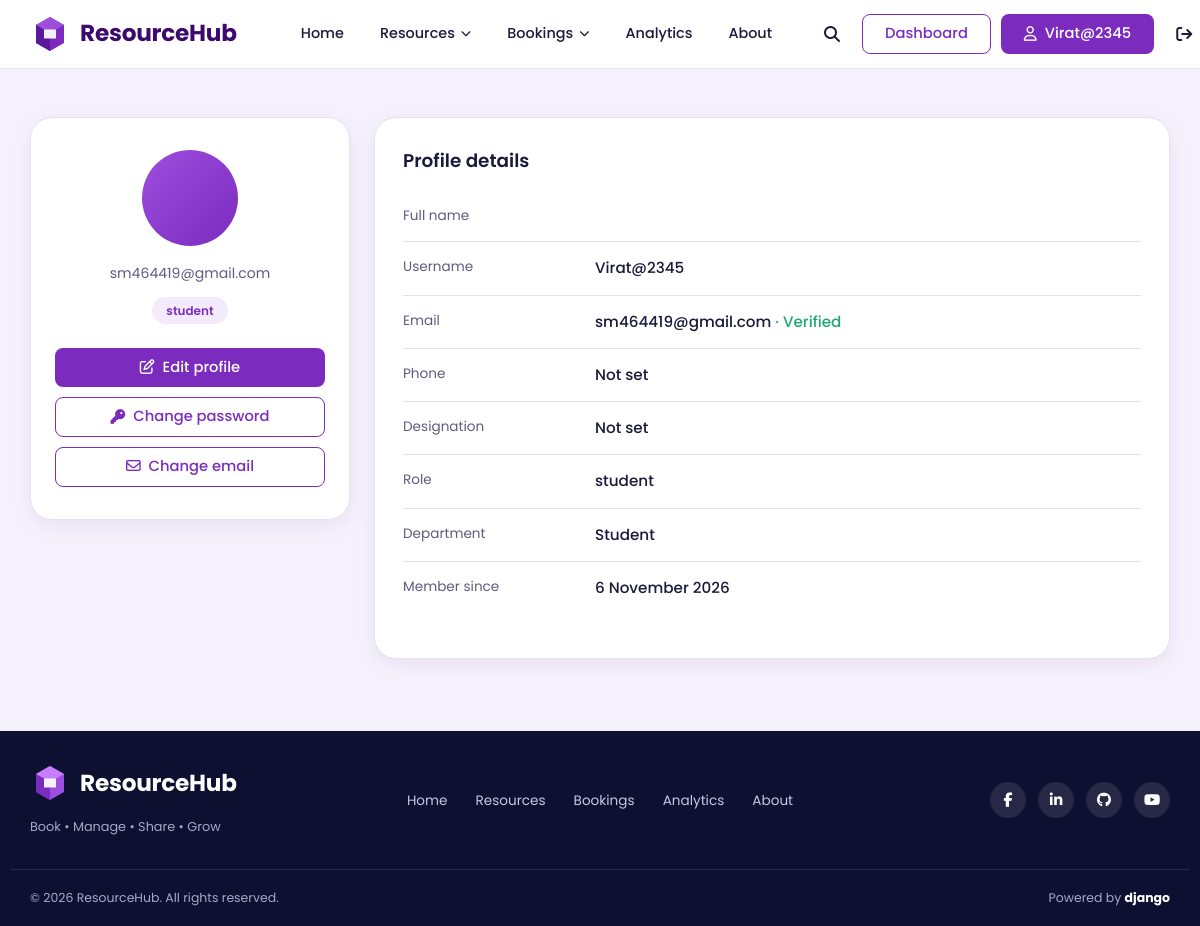
The page /accounts/profile/ (signed in) on the database its author committed.
### accounts/models.py (models this page shows, shortened)
class User(AbstractUser):
    ROLE_CHOICES = [
        ("student", "Student"),
        ("teacher", "Teacher"),
        ("admin", "Administrator"),
    ]
    email = models.EmailField(unique=True)
    role = models.CharField(
        max_length=20,
        choices=ROLE_CHOICES,
        default="student",
    )
    department = models.CharField(
        max_length=100,
        blank=True,
    )
    email_verified = models.BooleanField(default=False)

class Profile(models.Model):
    user = models.OneToOneField(
        settings.AUTH_USER_MODEL,
        on_delete=models.CASCADE,
        related_name="profile",
    )
    first_name = models.CharField(
        max_length=120,
        blank=True,
    )
    last_name = models.CharField(
        max_length=100,
        blank=True,
    )
    phone = models.CharField(
        max_length=20,
        blank=True,
    )
    profile_picture = models.ImageField(
        upload_to="profile_pictures/",
        blank=True,
        null=True,
    )
    designation = models.CharField(
        max_length=100,
        blank=True,
    )

### accounts/views.py (the view)
# urls.py: path("profile/", views.view_profile, name="profile"),
@login_required
def view_profile(request):
    profile, created = Profile.objects.get_or_create(
        user=request.user,
    )
    return render(
        request,
        "accounts/profile.html",
        {
            "profile": profile,
            "account": request.user,
        },
    )

### templates/accounts/profile.html (shortened to what this page needs)
{% extends 'core/base.html' %}
{% load static %}
{% block extra_css %}
  <link rel="stylesheet" href="{% static 'css/accounts.css' %}">
{% endblock %}
{% block content %}
<section class="profile-page">
  <div class="container profile-grid">
    <aside class="profile-card">
      <div class="avatar">
      </div>
      <p class="profile-email">{{ user.email }}</p>
      <span class="badge">{{ user.role|default:"Member" }}</span>
      <div class="profile-actions">
        <a class="btn btn-primary btn-block" href="{% url 'accounts:update_profile' %}"><i class="fa-regular fa-pen-to-square" aria-hidden="true"></i> Edit profile</a>
        <a class="btn btn-outline btn-block" href="{% url 'accounts:change_password' %}"><i class="fa-solid fa-key" aria-hidden="true"></i> Change password</a>
        <a class="btn btn-outline btn-block" href="{% url 'accounts:change_email' %}"><i class="fa-regular fa-envelope" aria-hidden="true"></i> Change email</a>
      </div>
    </aside>
    <div class="panel">
      <h2>Profile details</h2>
      <dl class="details">
        <div><dt>Full name</dt><dd>{{ display_name }}</dd></div>
        <div><dt>Username</dt><dd>{{ user.username }}</dd></div>
        <div>
          <dt>Email</dt>
          <dd>
            {{ user.email }}
            {% if user.email_verified %}<span class="verified">&middot; Verified</span>
            {% else %}<span class="unverified">&middot; Not verified</span>{% endif %}
          </dd>
        </div>
        <div><dt>Phone</dt><dd>{{ profile.phone|default:"Not set" }}</dd></div>
        <div><dt>Designation</dt><dd>{{ profile.designation|default:"Not set" }}</dd></div>
        <div><dt>Role</dt><dd>{{ user.role|default:"Not set" }}</dd></div>
        <div><dt>Department</dt><dd>{{ user.department|default:"Not set" }}</dd></div>
        <div><dt>Member since</dt><dd>{{ user.date_joined|date:"j F Y" }}</dd></div>
      </dl>
    </div>
  </div>
</section>
{% endblock %}

### templates/core/base.html (shortened to what this page needs)
{% load static %}
<!DOCTYPE html>
<html lang="en">
<head>
  <link rel="stylesheet" href="https://cdnjs.cloudflare.com/ajax/libs/font-awesome/6.5.2/css/all.min.css">
  <link rel="stylesheet" href="{% static 'css/master.css' %}">
  {% block extra_css %}{% endblock %}
</head>
<body>
  {% url 'sharings:shared_with_me' as shared_url %}
  {% url 'analytics:dashboard' as analytics_url %}
  {% url 'core:about' as about_url %}
  {% with app=request.resolver_match.app_name page=request.resolver_match.url_name %}
  <header class="site-header" id="siteHeader">
    <div class="container header-inner">
      <a href="/" class="brand" aria-label="ResourceHub home">
        <svg class="brand-mark" viewBox="0 0 40 40" width="40" height="40" aria-hidden="true">
          <path d="M20 3 34 11v18L20 37 6 29V11z" fill="#7B2CBF"/>
          <path d="M20 3 34 11 20 19 6 11z" fill="#9D4EDD"/>
          <path d="M20 19v18L6 29V11z" fill="#5A189A"/>
          <path d="M14 15.5h12v9H14z" fill="#fff" opacity=".92"/>
        </svg>
        <span class="brand-name">ResourceHub</span>
      </a>
      <div class="nav-panel">
        <nav aria-label="Main navigation">
          <ul class="nav-list">
            <li><a class="nav-link{% if page == 'home' %} active{% endif %}" href="/">Home</a></li>
            <li>
              <details class="has-dropdown">
                <summary class="nav-link{% if app == 'resources' %} active{% endif %}">
                  Resources <i class="fa-solid fa-chevron-down" aria-hidden="true"></i>
                </summary>
              </details>
            </li>
            {% if user.is_authenticated %}
            <li>
              <details class="has-dropdown">
                <summary class="nav-link{% if app == 'bookings' or app == 'checkin' or app == 'sharings' %} active{% endif %}">
                  Bookings <i class="fa-solid fa-chevron-down" aria-hidden="true"></i>
                </summary>
              </details>
            </li>
            {% else %}
            <li><a class="nav-link{% if app == 'bookings' %} active{% endif %}" href="{% url 'bookings:booking_list' %}">Bookings</a></li>
            {% endif %}
            <li><a class="nav-link{% if app == 'analytics' %} active{% endif %}" href="{{ analytics_url|default:'/' }}">Analytics</a></li>
            <li><a class="nav-link{% if page == 'about' %} active{% endif %}" href="{{ about_url|default:'/' }}">About</a></li>
          </ul>
        </nav>
        <div class="nav-tools">
          <label for="searchToggle" class="icon-btn" title="Search resources">
            <i class="fa-solid fa-magnifying-glass" aria-hidden="true"></i>
          </label>
          {% if user.is_authenticated %}
            <a class="btn btn-outline" href="{% url 'accounts:profile' %}">Dashboard</a>
            <a class="btn btn-primary" href="{% url 'accounts:profile' %}">
              <i class="fa-regular fa-user" aria-hidden="true"></i> {{ user.profile.first_name|default:user.username }}
            </a>
            <form method="post" action="{% url 'accounts:logout' %}" class="logout-form">
              <button type="submit" class="icon-btn" aria-label="Log out" title="Log out">
                <i class="fa-solid fa-arrow-right-from-bracket" aria-hidden="true"></i>
              </button>
            </form>
          {% else %}
            <a class="btn btn-outline" href="{% url 'accounts:login' %}">Login</a>
            <a class="btn btn-primary" href="{% url 'accounts:register' %}">Register</a>
          {% endif %}
        </div>
      </div>
    </div>
  </header>
  {% endwith %}
  <main id="main">
    {% block content %}{% endblock %}
  </main>
  <footer class="site-footer">
    <div class="container footer-inner">
      <div class="footer-brand">
        <a href="/" class="brand brand-light">
          <svg class="brand-mark" viewBox="0 0 40 40" width="40" height="40" aria-hidden="true">
            <path d="M20 3 34 11v18L20 37 6 29V11z" fill="#9D4EDD"/>
            <path d="M20 3 34 11 20 19 6 11z" fill="#C77DFF"/>
            <path d="M20 19v18L6 29V11z" fill="#7B2CBF"/>
            <path d="M14 15.5h12v9H14z" fill="#fff" opacity=".92"/>
          </svg>
          <span class="brand-name">ResourceHub</span>
        </a>
        <p class="footer-tagline">Book &bull; Manage &bull; Share &bull; Grow</p>
      </div>
      <nav class="footer-nav" aria-label="Footer navigation">
        <a href="/">Home</a>
        <a href="{% url 'resources:resource_list' %}">Resources</a>
        <a href="{% url 'bookings:booking_list' %}">Bookings</a>
        <a href="{{ analytics_url|default:'/' }}">Analytics</a>
        <a href="{{ about_url|default:'/' }}">About</a>
      </nav>
      <ul class="social">
        <li><a href="https://www.facebook.com/" target="_blank" rel="noopener noreferrer" aria-label="Facebook"><i class="fa-brands fa-facebook-f"></i></a></li>
        <li><a href="https://www.linkedin.com/" target="_blank" rel="noopener noreferrer" aria-label="LinkedIn"><i class="fa-brands fa-linkedin-in"></i></a></li>
        <li><a href="https://github.com/" target="_blank" rel="noopener noreferrer" aria-label="GitHub"><i class="fa-brands fa-github"></i></a></li>
        <li><a href="https://www.youtube.com/" target="_blank" rel="noopener noreferrer" aria-label="YouTube"><i class="fa-brands fa-youtube"></i></a></li>
      </ul>
    </div>
    <div class="container footer-bottom">
      <p>&copy; {% now "Y" %} ResourceHub. All rights reserved.</p>
      <p>Powered by <strong>django</strong></p>
    </div>
  </footer>
</body>
</html>

### static/css/master.css (style rules this page uses)
:root { --brand: #7B2CBF; --brand-dark: #5A189A; --brand-deep: #3C096C; --brand-light: #9D4EDD; --brand-soft: #F3EBFB; --lavender: #F6F2FD; --ink: #1B1A3B; --muted: #5E5C7E; --line: #E6E1F2; --white: #FFFFFF; --navy: #0D1030; --success: #1FA971; --warning: #D98A0B; --danger: #D64550; --radius-sm: 8px; --radius: 14px; --radius-lg: 22px; --shadow: 0 6px 24px rgba(60, 9, 108, .08); --shadow-lg: 0 14px 40px rgba(60, 9, 108, .16); --font: 'Poppins', system-ui, -apple-system, 'Segoe UI', sans-serif; --script: 'Caveat', 'Segoe Script', cursive; --container: 1180px; --header-h: 68px; }
*, *::before, *::after { box-sizing: border-box; }
html { scroll-behavior: smooth; -webkit-text-size-adjust: 100%; }
body { margin: 0; font-family: var(--font); font-size: 1rem; line-height: 1.6; color: var(--ink); background: var(--white); -webkit-font-smoothing: antialiased; }
img, svg { max-width: 100%; display: block; }
a { color: inherit; text-decoration: none; }
ul { list-style: none; margin: 0; padding: 0; }
h1, h2, h3, p { margin: 0; }
button, input { font: inherit; color: inherit; }
button, label[for] { cursor: pointer; }
.container { width: 100%; max-width: var(--container); margin-inline: auto; padding-inline: 20px; }
.btn { display: inline-flex; align-items: center; justify-content: center; gap: 8px; padding: 10px 22px; border: 1.5px solid transparent; border-radius: var(--radius-sm); font-weight: 500; font-size: .92rem; line-height: 1.2; white-space: nowrap; transition: background-color .2s, color .2s, border-color .2s, box-shadow .2s; }
.btn-primary { background: var(--brand); color: #fff; }
.btn-outline { background: #fff; color: var(--brand); border-color: var(--brand); }
.btn-block { width: 100%; }
.icon-btn { display: inline-grid; place-items: center; width: 40px; height: 40px; background: transparent; border: 0; border-radius: 50%; color: var(--ink); font-size: 1rem; transition: background-color .2s, color .2s; }
.site-header { position: sticky; top: 0; z-index: 100; background: rgba(255, 255, 255, .96); backdrop-filter: blur(8px); border-bottom: 1px solid var(--line); }
.header-inner { display: flex; align-items: center; justify-content: space-between; gap: 24px; min-height: var(--header-h); }
.brand { display: inline-flex; align-items: center; gap: 10px; flex-shrink: 0; }
.brand-name { font-size: 1.45rem; font-weight: 700; letter-spacing: -.01em; color: var(--brand-deep); }
.brand-light .brand-name { color: #fff; }
.nav-panel { display: flex; align-items: center; flex: 1; justify-content: space-between; gap: 24px; }
.nav-list { display: flex; align-items: center; gap: 4px; margin-left: 24px; }
.nav-link { display: inline-flex; align-items: center; gap: 6px; padding: 8px 16px; border: 0; background: transparent; border-radius: 999px; font-size: .9rem; font-weight: 500; color: var(--ink); transition: background-color .2s, color .2s; }
.nav-link i { font-size: .65rem; transition: transform .2s; }
.has-dropdown { position: relative; }
.has-dropdown summary { list-style: none; cursor: pointer; }
.nav-tools { display: flex; align-items: center; gap: 10px; }
.logout-form { margin: 0; display: inline-flex; }
.site-footer { background: var(--navy); color: #C9C7E3; }
.footer-inner { display: grid; grid-template-columns: 1fr auto 1fr; align-items: center; gap: 24px; padding-block: 32px; }
.footer-tagline { margin-top: 6px; font-size: .8rem; color: #A9A6CC; }
.footer-nav { display: flex; flex-wrap: wrap; justify-content: center; gap: 8px 28px; font-size: .85rem; }
.social { display: flex; justify-content: flex-end; gap: 12px; }
.social a { display: grid; place-items: center; width: 36px; height: 36px; border-radius: 50%; background: rgba(255, 255, 255, .1); color: #fff; font-size: .9rem; transition: background-color .2s; }
.footer-bottom { display: flex; justify-content: space-between; gap: 12px; flex-wrap: wrap; padding-block: 18px; border-top: 1px solid rgba(255, 255, 255, .1); font-size: .78rem; color: #A9A6CC; }
.footer-bottom strong { color: #fff; }

### rows shown on the page
User: profile.first_name "Virat@2345", email "sm464419@gmail.com", role "student", username "Virat@2345", department "Student", date_joined "6 November 2026"
Profile: phone "Not set", designation "Not set"
